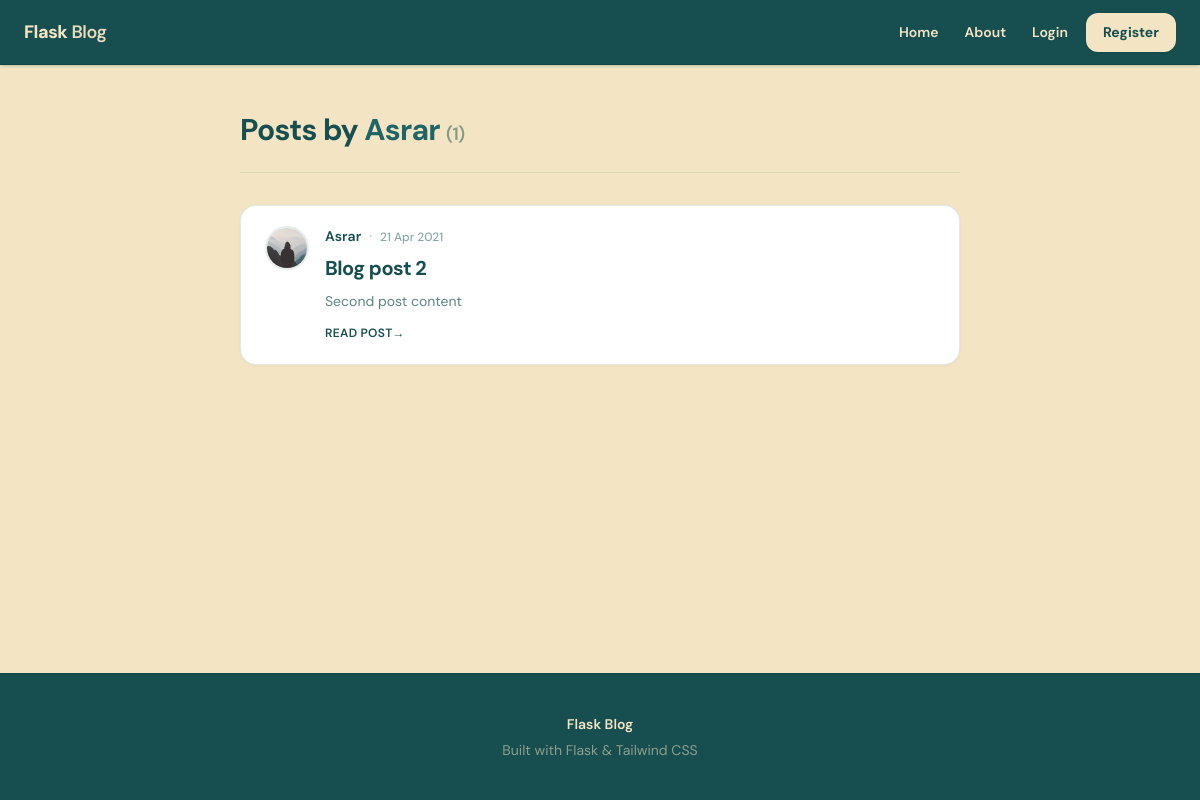
Screenshot of /user/Asrar with the database file from the repository.
### flaskblog/models.py (models this page shows, shortened)
class User(db.Model, UserMixin):
    id = db.Column(db.Integer, primary_key=True)
    username = db.Column(db.String(20), unique=True, nullable=False)
    email = db.Column(db.String(120), unique=True, nullable=False)
    image_file = db.Column(db.String(20), nullable=False, default='default.jpg')
    password = db.Column(db.String(60), nullable=False)
    posts = db.relationship('Post', backref='author', lazy=True)

class Post(db.Model):
    id = db.Column(db.Integer, primary_key=True)
    title = db.Column(db.String(100), nullable=False)
    date_posted = db.Column(db.DateTime, nullable=False, default=datetime.utcnow)
    content = db.Column(db.Text, nullable=False)
    user_id = db.Column(db.Integer, db.ForeignKey('user.id'), nullable=False)

### flaskblog/user/routes.py (the view)
@users.route("/user/<string:username>")
def user_posts(username):
    page = request.args.get('page', 1, type=int)
    user = User.query.filter_by(username=username).first_or_404()
    posts = Post.query.filter_by(author=user)\
        .order_by(Post.date_posted.desc())\
        .paginate(page=page, per_page=5)
    return render_template('user_posts.html', posts=posts, user=user)

### flaskblog/templates/user_posts.html (shortened to what this page needs)
{% extends "layout.html" %}
{% block content %}
	<header class="mb-8 border-b border-forest/10 pb-6">
		<h1 class="text-2xl font-bold tracking-tight text-forest sm:text-3xl">
			Posts by <span class="text-forest-light">{{ user.username }}</span>
			<span class="text-lg font-semibold text-forest/50">({{ posts.total }})</span>
		</h1>
	</header>
	<div class="flex flex-col gap-5">
		{% for post in posts.items %}
			<article class="overflow-hidden rounded-2xl border border-forest/10 bg-white p-5 shadow-sm ring-1 ring-black/[0.03] transition hover:border-forest/20 hover:shadow-md sm:p-6">
				<div class="flex gap-4">
					<a href="{{ url_for('users.user_posts', username=post.author.username) }}" class="shrink-0 self-start">
						<img class="h-11 w-11 rounded-full border-2 border-forest/10 object-cover shadow-sm" src="{{ url_for('static', filename='profile_pics/' + post.author.image_file) }}" alt="">
					</a>
					<div class="min-w-0 flex-1">
						<div class="flex flex-wrap items-baseline gap-x-2 gap-y-0.5 text-sm">
							<a class="font-semibold text-forest hover:text-forest-light hover:underline" href="{{ url_for('users.user_posts', username=post.author.username) }}">{{ post.author.username }}</a>
							<span class="text-forest/35" aria-hidden="true">·</span>
							<time class="text-xs font-medium tabular-nums text-forest/50">{{ post.date_posted.strftime('%d %b %Y') }}</time>
						</div>
						<h2 class="mt-2 text-lg font-bold leading-snug tracking-tight text-forest sm:text-xl">
							<a class="hover:text-forest-light" href="{{ url_for('posts.post', post_id=post.id) }}">{{ post.title }}</a>
						</h2>
						<p class="mt-2 line-clamp-4 text-sm leading-relaxed text-forest/70">{{ post.content }}</p>
						<a href="{{ url_for('posts.post', post_id=post.id) }}" class="mt-3 inline-flex text-xs font-semibold uppercase tracking-wide text-forest hover:text-forest-light">Read post <span aria-hidden="true">→</span></a>
					</div>
				</div>
			</article>
		{% endfor %}
	</div>
{% endblock content %}

### flaskblog/static/main.css (style rules this page uses)
html, :host { line-height: 1.5; -webkit-text-size-adjust: 100%; -moz-tab-size: 4; -o-tab-size: 4; tab-size: 4; font-family: DM Sans, ui-sans-serif, system-ui, sans-serif; font-feature-settings: normal; font-variation-settings: normal; -webkit-tap-highlight-color: transparent; }
body { margin: 0; line-height: inherit; }
h1, h2, h3, h4, h5, h6 { font-size: inherit; font-weight: inherit; }
a { color: inherit; text-decoration: inherit; }
blockquote, dl, dd, h1, h2, h3, h4, h5, h6, hr, figure, p, pre { margin: 0; }
img, svg, video, canvas, audio, iframe, embed, object { display: block; vertical-align: middle; }
img, video { max-width: 100%; height: auto; }
html { scroll-behavior: smooth; }
body { font-family: DM Sans, ui-sans-serif, system-ui, sans-serif; --tw-text-opacity: 1; color: rgb(23 78 79 / var(--tw-text-opacity, 1)); -webkit-font-smoothing: antialiased; -moz-osx-font-smoothing: grayscale; }
.mb-8 { margin-bottom: 2rem; }
.mt-2 { margin-top: 0.5rem; }
.mt-3 { margin-top: 0.75rem; }
.line-clamp-4 { overflow: hidden; display: -webkit-box; -webkit-box-orient: vertical; -webkit-line-clamp: 4; }
.flex { display: flex; }
.inline-flex { display: inline-flex; }
.h-11 { height: 2.75rem; }
.h-full { height: 100%; }
.min-h-screen { min-height: 100vh; }
.w-11 { width: 2.75rem; }
.min-w-0 { min-width: 0px; }
.flex-1 { flex: 1 1 0%; }
.shrink-0 { flex-shrink: 0; }
.flex-col { flex-direction: column; }
.flex-wrap { flex-wrap: wrap; }
.items-baseline { align-items: baseline; }
.gap-4 { gap: 1rem; }
.gap-5 { gap: 1.25rem; }
.gap-x-2 { -moz-column-gap: 0.5rem; column-gap: 0.5rem; }
.gap-y-0\.5 { row-gap: 0.125rem; }
.self-start { align-self: flex-start; }
.overflow-hidden { overflow: hidden; }
.rounded-2xl { border-radius: 1rem; }
.rounded-full { border-radius: 9999px; }
.border { border-width: 1px; }
.border-2 { border-width: 2px; }
.border-b { border-bottom-width: 1px; }
.border-forest\/10 { border-color: rgb(23 78 79 / 0.1); }
.bg-white { --tw-bg-opacity: 1; background-color: rgb(255 255 255 / var(--tw-bg-opacity, 1)); }
.bg-\[\#F3E5C3\] { --tw-bg-opacity: 1; background-color: rgb(243 229 195 / var(--tw-bg-opacity, 1)); }
.object-cover { -o-object-fit: cover; object-fit: cover; }
.p-5 { padding: 1.25rem; }
.pb-6 { padding-bottom: 1.5rem; }
.text-2xl { font-size: 1.5rem; line-height: 2rem; }
.text-lg { font-size: 1.125rem; line-height: 1.75rem; }
.text-sm { font-size: 0.875rem; line-height: 1.25rem; }
.text-xs { font-size: 0.75rem; line-height: 1rem; }
.font-bold { font-weight: 700; }
.font-medium { font-weight: 500; }
.font-semibold { font-weight: 600; }
.uppercase { text-transform: uppercase; }
.tabular-nums { --tw-numeric-spacing: tabular-nums; font-variant-numeric: var(--tw-ordinal) var(--tw-slashed-zero) var(--tw-numeric-figure) var(--tw-numeric-spacing) var(--tw-numeric-fraction); }
.leading-relaxed { line-height: 1.625; }
.leading-snug { line-height: 1.375; }
.tracking-tight { letter-spacing: -0.025em; }
.tracking-wide { letter-spacing: 0.025em; }
.text-forest { --tw-text-opacity: 1; color: rgb(23 78 79 / var(--tw-text-opacity, 1)); }
.text-forest-light { --tw-text-opacity: 1; color: rgb(31 101 103 / var(--tw-text-opacity, 1)); }
.text-forest\/35 { color: rgb(23 78 79 / 0.35); }
.text-forest\/50 { color: rgb(23 78 79 / 0.5); }
.text-forest\/70 { color: rgb(23 78 79 / 0.7); }
.shadow-sm { --tw-shadow: 0 1px 2px 0 rgb(0 0 0 / 0.05); --tw-shadow-colored: 0 1px 2px 0 var(--tw-shadow-color); box-shadow: var(--tw-ring-offset-shadow, 0 0 #0000), var(--tw-ring-shadow, 0 0 #0000), var(--tw-shadow); }
.ring-1 { --tw-ring-offset-shadow: var(--tw-ring-inset) 0 0 0 var(--tw-ring-offset-width) var(--tw-ring-offset-color); --tw-ring-shadow: var(--tw-ring-inset) 0 0 0 calc(1px + var(--tw-ring-offset-width)) var(--tw-ring-color); box-shadow: var(--tw-ring-offset-shadow), var(--tw-ring-shadow), var(--tw-shadow, 0 0 #0000); }
.ring-black\/\[0\.03\] { --tw-ring-color: rgb(0 0 0 / 0.03); }
.transition { transition-property: color, background-color, border-color, text-decoration-color, fill, stroke, opacity, box-shadow, transform, filter, backdrop-filter; transition-timing-function: cubic-bezier(0.4, 0, 0.2, 1); transition-duration: 150ms; }
@media (min-width: 640px) { .sm\:p-6 { padding: 1.5rem; } }
@media (min-width: 640px) { .sm\:text-3xl { font-size: 1.875rem; line-height: 2.25rem; } }
@media (min-width: 640px) { .sm\:text-xl { font-size: 1.25rem; line-height: 1.75rem; } }

### rows the page displays
User: username "Asrar"
Post: image_file (placeholder picture), author.username "Asrar", date_posted "21 Apr 2021", title "Blog post 2", content "Second post content"

### other values shown
{{ posts.total }} "1"
